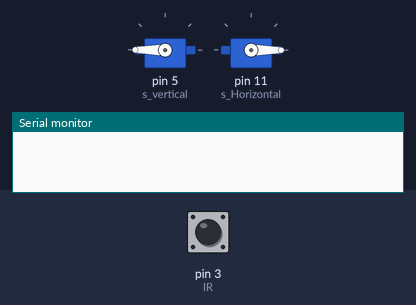
A sketch run on a simulated Arduino Uno, built with avr-gcc and run on an emulated ATmega328P. Shown: 2 × servo, the last lines printed to the serial monitor. The inputs (shaded band) are chosen by the test bench; at power-on: pin 3 (IR) LOW.

Above: at 4.2 s.
4.3 s: pin 3 (IR) driven HIGH
At 4.79 s:
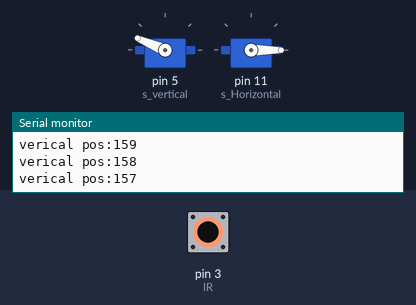
7.3 s: pin 3 (IR) pulsed LOW 5 times (0.12 s each, 0.3 s apart)
10.3 s: pin 3 (IR) driven LOW
At 12.6 s:
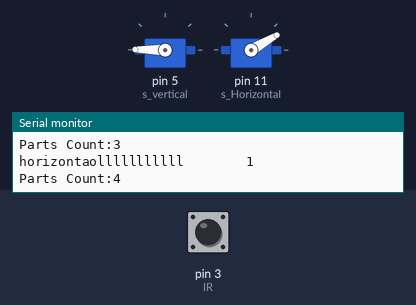
12.9 s: pin 3 (IR) driven HIGH
15.9 s: pin 3 (IR) pulsed LOW 2 times (0.12 s each, 0.3 s apart)
At 19.4 s:
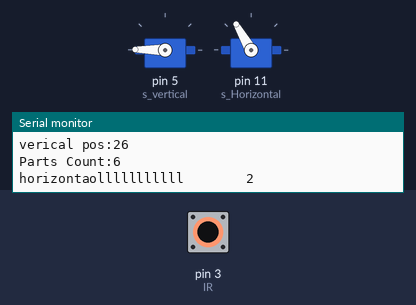
Timing chart, 0 to 20.5 s (numbered marks = the images above; inputs shaded):
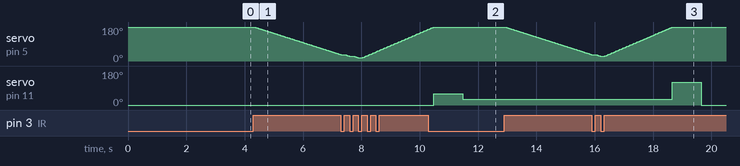

The sketch:

Feeding_Sequence.ino
```cpp
#include <Servo.h>
Servo s_vertical ;
Servo s_Horizontal ;
#define IR 3
int Parts_count=0;
int s_vertical_angle=180;        ///=180;
int s_Horizontal_angle=0;    ///=100;
int conveyor_check=0;
int feeding_check = 0;

void setup() {
 // put your setup code here, to run once:
  Serial.begin(9600);
  pinMode(IR,INPUT);
  s_vertical.attach(5);
  s_vertical.write(180);
  delay(1500);
  s_vertical.detach();
  s_vertical.detach();
  s_Horizontal.attach(11);
  s_Horizontal.write(0);
  delay(1500);
  //s_Horizontal.detach();
}

void loop() {
  // put your main code here, to run repeatedly:
  if(digitalRead(IR)){
      feeding();
      Serial.print("Parts Count:");
      Serial.println(Parts_count);
    }
    //Serial.println(Parts_count );

}

void feeding(){

 while(Parts_count % 3 == 0 && Parts_count!=0) {
       s_vertical.attach(5);
      for(s_vertical_angle;s_vertical_angle<180;s_vertical_angle++){
      s_vertical.write(s_vertical_angle);
      delay(15);
  }
      s_vertical.detach();
  if(Parts_count==3){
      s_Horizontal.attach(11);
      Serial.println("horizontaolllllllllll        1");
  /*for(s_Horizontal_angle=0;s_Horizontal_angle<60;s_Horizontal_angle++){
      s_vertical.write(s_Horizontal_angle);
      delay(15);
  }
    for(s_Horizontal_angle=60;s_Horizontal_angle>30;s_Horizontal_angle--){
      s_vertical.write(s_Horizontal_angle);
      delay(15);
  }*/
       s_Horizontal.write(60);
       delay(1000);
      s_Horizontal.write(30);
       delay(1000);
       s_Horizontal.detach();
    }


    if(Parts_count==6){
       s_Horizontal.attach(11);
       Serial.println("horizontaolllllllllll        2");
 /* for(s_Horizontal_angle;s_Horizontal_angle<120;s_Horizontal_angle++){
      s_vertical.write(s_Horizontal_angle);
      delay(15);
  }
  for(s_Horizontal_angle;s_Horizontal_angle>0;s_Horizontal_angle--){
      s_vertical.write(s_Horizontal_angle);
      delay(15);
  }*/
      s_Horizontal.write(120);
      delay(1000);
      s_Horizontal.write(0);
      delay(1000);
       s_Horizontal.detach();
     }
     break;
        }
  for(s_vertical_angle;s_vertical_angle>0;s_vertical_angle--){
      s_vertical.attach(5);
      delay(20);
    if(!digitalRead(IR)){
        Parts_count++;
        break;
    }
      s_vertical.write(s_vertical_angle);
      Serial.print("verical pos:");
      Serial.println(s_vertical_angle);
  }
  s_vertical.detach();
}
```

Measured:
- after the input at 4.3 s, servo on pin 5 (s_vertical): moves from 180° to 34° over 2.9 s, starting at once
- after the input at 10.3 s, servo on pin 5 (s_vertical): goes on until 10.5 s, then stays 179°
- after the input at 15.9 s, servo on pin 11 (s_Horizontal): 30° → 120° after 2.8 s, → 0° 1.0 s later
